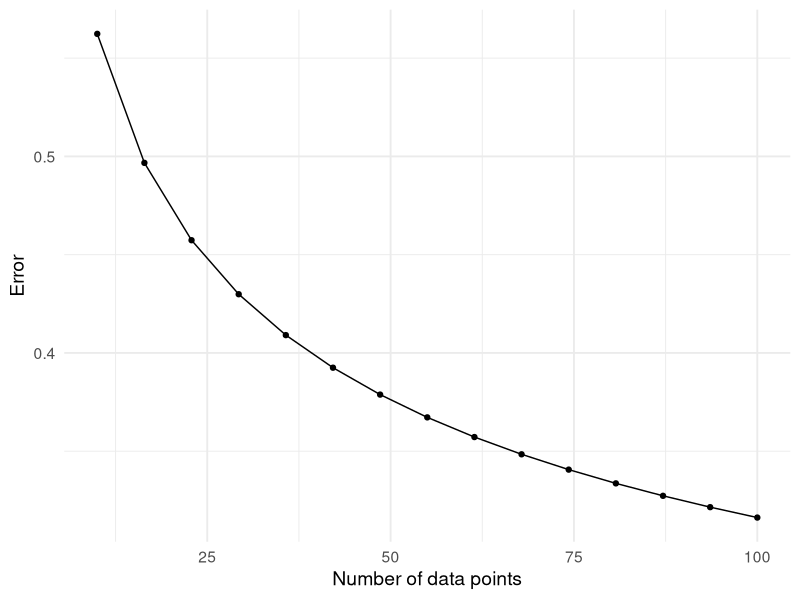
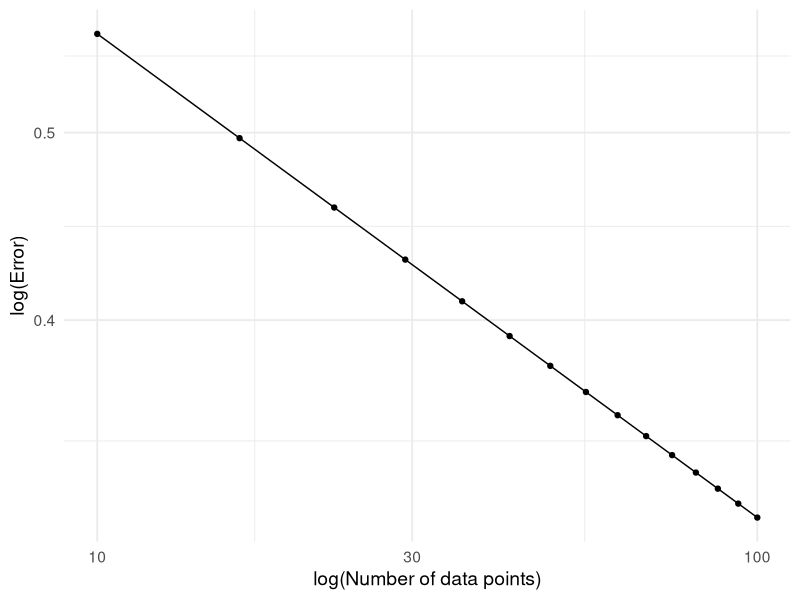
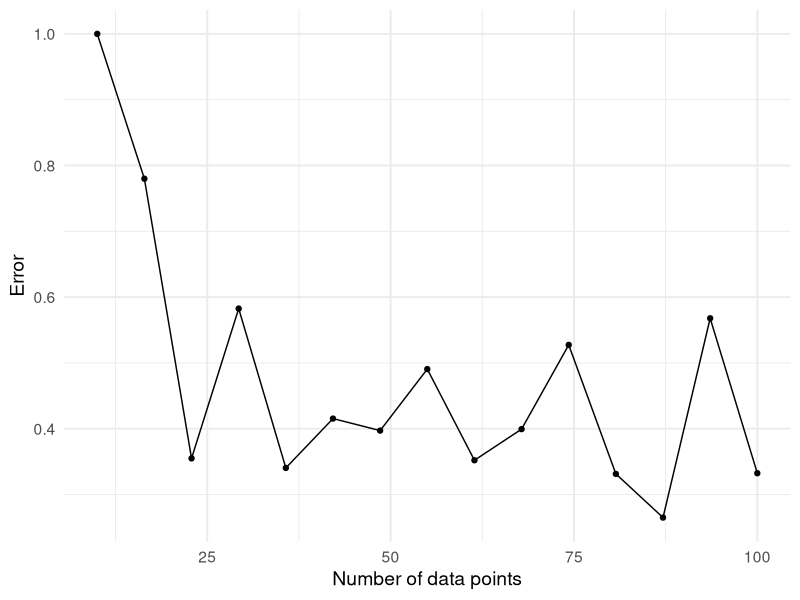

These figures' R source, in order: (Note: this script raises an error after producing the figures.)
## ---- chunk 1
library(ggplot2)

theme_set(theme_minimal(14))

n <- seq(10, 100, length.out = 15)
alpha <- 1/4

nice_error <- n^(-alpha)

ggplot() +
  aes(n, nice_error) +
  geom_line() +
  geom_point() +
  labs(
    x = "Number of data points",
    y = "Error"
  )
## ---- chunk 2
ggplot() +
  aes(n, nice_error) +
  geom_line() +
  geom_point() +
  scale_x_log10() +
  scale_y_log10() +
  labs(
    x = "log(Number of data points)",
    y = "log(Error)"
  )
## ---- chunk 3
library(patchwork)

set.seed(26)

error <- abs(rnorm(length(n), mean = n^(-alpha), sd = n^(-2 * alpha)))
error[1] <- 1

ggplot() +
  aes(n, error) +
  geom_line() +
  geom_point() +
  labs(
    x = "Number of data points",
    y = "Error"
  )
## ---- chunk 4
noisy_log_log <- ggplot() +
  aes(n, error) +
  geom_line() +
  geom_point() +
  geom_smooth(method = "lm") +
  scale_x_log10() +
  scale_y_log10() +
  labs(
    x = "log(Number of data points)",
    y = "log(Error)"
  )



noisy_log_log + noisy_identity
